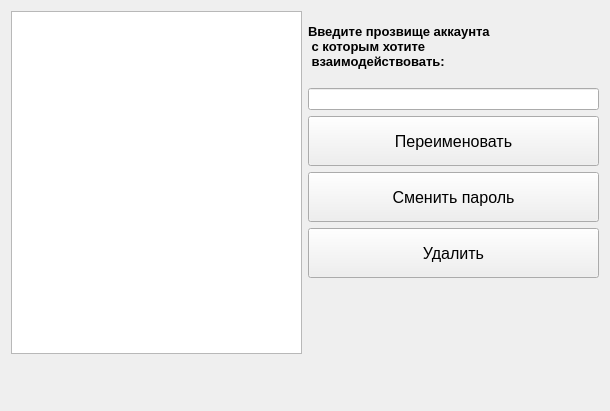
<?xml version="1.0" encoding="UTF-8"?>
<ui version="4.0">
 <class>Form</class>
 <widget class="QWidget" name="Form">
  <property name="geometry">
   <rect>
    <x>0</x>
    <y>0</y>
    <width>610</width>
    <height>411</height>
   </rect>
  </property>
  <property name="windowTitle">
   <string>Form</string>
  </property>
  <layout class="QGridLayout" name="gridLayout">
   <item row="2" column="1">
    <widget class="QPushButton" name="rename_btn">
     <property name="minimumSize">
      <size>
       <width>0</width>
       <height>50</height>
      </size>
     </property>
     <property name="font">
      <font>
       <pointsize>12</pointsize>
      </font>
     </property>
     <property name="text">
      <string>Переименовать</string>
     </property>
    </widget>
   </item>
   <item row="0" column="0" rowspan="6">
    <widget class="QListWidget" name="players_list">
     <property name="minimumSize">
      <size>
       <width>200</width>
       <height>280</height>
      </size>
     </property>
    </widget>
   </item>
   <item row="3" column="1">
    <widget class="QPushButton" name="change_password_btn">
     <property name="minimumSize">
      <size>
       <width>0</width>
       <height>50</height>
      </size>
     </property>
     <property name="font">
      <font>
       <pointsize>12</pointsize>
      </font>
     </property>
     <property name="text">
      <string>Сменить пароль</string>
     </property>
    </widget>
   </item>
   <item row="0" column="1">
    <widget class="QLabel" name="label">
     <property name="font">
      <font>
       <pointsize>10</pointsize>
       <weight>75</weight>
       <bold>true</bold>
      </font>
     </property>
     <property name="text">
      <string>Введите прозвище аккаунта
 с которым хотите
 взаимодействовать:</string>
     </property>
    </widget>
   </item>
   <item row="4" column="1">
    <widget class="QPushButton" name="delete_btn">
     <property name="minimumSize">
      <size>
       <width>0</width>
       <height>50</height>
      </size>
     </property>
     <property name="font">
      <font>
       <family>MS Shell Dlg 2</family>
       <pointsize>12</pointsize>
      </font>
     </property>
     <property name="text">
      <string>Удалить</string>
     </property>
    </widget>
   </item>
   <item row="1" column="1">
    <widget class="QLineEdit" name="alterable_nickname"/>
   </item>
   <item row="11" column="0" colspan="2">
    <widget class="QLabel" name="message">
     <property name="maximumSize">
      <size>
       <width>16777215</width>
       <height>40</height>
      </size>
     </property>
     <property name="font">
      <font>
       <pointsize>10</pointsize>
       <weight>75</weight>
       <bold>true</bold>
      </font>
     </property>
     <property name="text">
      <string/>
     </property>
    </widget>
   </item>
  </layout>
 </widget>
 <resources/>
 <connections/>
</ui>
